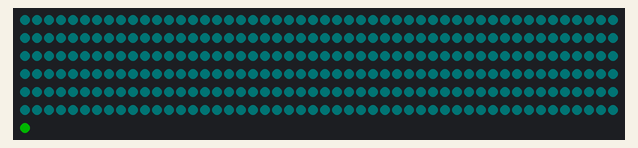
Bench run of a sketch on a simulated ATtiny85, built with avr-gcc and run on an emulated ATtiny85. Shown: 301 RGB LEDs in strip order, left to right, continuing on the next row. Dim RGB values are drawn brighter than linear; random numbers use the default seed unless the sketch sets one.

Above: at 0.2 s.
At 17.76 s:
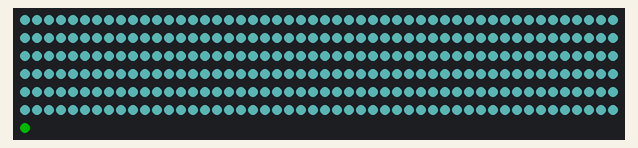
At 24.17 s:
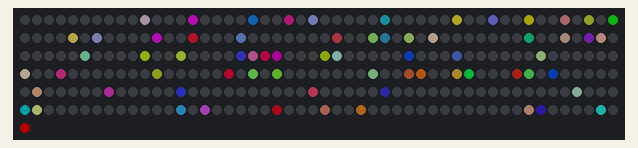
At 28.4 s:
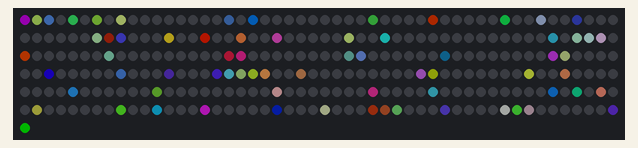
At 33.43 s:
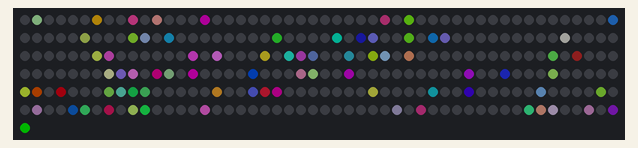
At 39.17 s:
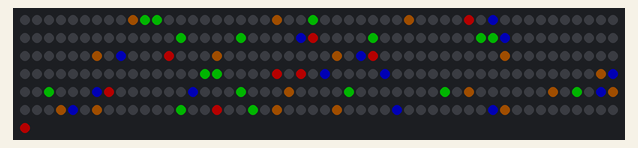

The sketch:

ChristmasStrandLED.ino
```cpp
#include <Adafruit_NeoPixel.h>

// The 16.4 foot LED string has 300 lights + our ATtiny85 is connected to the end
// acting like an additional WS2812, which makes the total 301.
// Pin 6 is connected to the LED string.
// The LED strip is GRB and runs at 800KHz (as does my code for the ATtiny85).
Adafruit_NeoPixel strip(301, 6, NEO_GRB + NEO_KHZ800);

// Settings for common colors
const uint32_t redColor = strip.Color(255, 0, 0);
const uint32_t greenColor = strip.Color(0, 255, 0);
const uint32_t blueColor = strip.Color(0, 0, 255);
const uint32_t orangeColor = strip.Color(127, 63, 0);
const uint32_t whiteColor = strip.Color(255, 255, 255);
const uint32_t offColor = strip.Color(0, 0, 0);

// This a the color palette to use.
uint32_t colors[4];

// Set colors to Red, Green, Blue and Orange.
void setPaletteRGBO()
{
  colors[0] = orangeColor;
  colors[1] = redColor;
  colors[2] = greenColor;
  colors[3] = blueColor;
}

void setup() {
  strip.begin();
  strip.show();

  // NeoPixel brightness must be set to 63, so that lower 6 bits are on when
  // set the pixel to a 255 value.
  strip.setBrightness(63);

  setPaletteRGBO();
}

void loop() {
  // Breath a whitish pink (star on)
  effect2();

  // Blink start with fast easter color random (faster when lit)
  effect4();

  // Shimmering star, color palette of red,green,blue,orange.
  effect5();

  // Rising Red, Blue, Green (start off when at top).
  effect6();

  // Blink start with fast RGB color random (faster when lit)
  effect7();

  // Fast blinking (Red, green, blue & orange) + star flicker.
  effect8ForeverLoop();
}

// Breath a whitish pink (star on)
void effect2()
{
  for (int i = 0; i < 2; i++) {
    rampAllLights();
  }
}

// Blink start with fast easter color random (faster when lit)
void effect4()
{
  int lightIndex = 0;
  starOn();

  for (int i = 0; i < 3; i++)
  {
    for (int lightIndex = 0; lightIndex <= 30; lightIndex++) {
      if (lightIndex >= 30) {
        starOn();
      }
      else if (lightIndex > 20) {
        starOff();
        strip.show();
        // Make the effect so the colors change slower when
        // star is not on.
        delay(50);
      }

      colorRand();
    }
  }
}

// Shimmering star, color palette of red,green,blue,orange.
void effect5()
{
  for (int i = 0; i < 8; i++)
  {
    colorRandPalette();
    for (int i = 0; i < 3; i++) {
      twinkle();
    }
  }
}

// Rising Red, Blue, Green (start off when at top).
void effect6()
{
  for (int i = 0; i < 3; i++)
  {
    const int segmentLength = 2;
    const int waitTime = 3;
    const int delayMs = 100;

    for (int i = 0; i < sizeof(colors)/sizeof(colors[0]); i++) {
      fillColor(colors[i], segmentLength, waitTime);
      delay(delayMs);
    }
  }
}

// Blink start with fast RGB color random (faster when lit)
void effect7()
{
  int lightIndex = 0;
  for (int i = 0; i < 3; i++)
  {
    for (int lightIndex = 0; lightIndex <= 30; lightIndex++) {
      if (lightIndex >= 30) {
        starOn();
      }
      else if (lightIndex > 20) {
        starOff();
        strip.show();
        // Make the effect so the colors change slower when
        // star is not on.
        delay(50);
      }

      colorRandPalette();
    }
  }
}

// Fast blinking (Red, green, blue & orange) + star flicker.
void effect8ForeverLoop()
{
  while (true)
  {
    if (random(100) < 80) {
      starOn();
    } else {
      starOff();
    }

    colorRandPalette();
  }
}

// Turn on the star connected to the end of the LED strip.
void starOn()
{
  strip.setPixelColor(strip.numPixels()-1, strip.Color(255,0,0));
}

// Turn off the star connected to the end of the LED strip.
void starOff()
{
  strip.setPixelColor(strip.numPixels()-1, strip.Color(0,255,0));
}

int c=10;
int cDir=1;
int cMax=25;
int cMin=10;
void twinkle()
{
  c+=cDir;
  if (c>cMax) {cDir=-1;} else if (c<=cMin) {cDir=1;}
  for (int i=0; i<5; i++) {
    starOn();
    strip.show();
    delay(c);
    starOff();
    strip.show();
    delay(c*2);
  }
}

void colorRandPalette() {
  for(int i=0; i<strip.numPixels()-1; i++) {
    int rnd = random(100);
    if (rnd<20) {
      int c = random(sizeof(colors)/sizeof(colors[0]));
      strip.setPixelColor(i, colors[c]);
    } else {
      strip.setPixelColor(i, 0);
    }

    if (i==0 || i==200) {
      strip.show();
      starOn();
    }
  }

  strip.show();
}

void colorRand() {
  for(int i=0; i<strip.numPixels()-1; i++) {
    int rnd = random(100);
    if (rnd<25) {
      strip.setPixelColor(i, strip.Color(random(255),random(255),random(255)));
    } else {
      strip.setPixelColor(i, offColor);
    }
  }

  strip.show();
}

void rampAllLights() {
  const uint8_t wait = 5;

  for(int j=0; j<= 255; j+=2) {
    strip.fill(strip.Color(j/2, j, j));

    if (j%4 > 2) {
      starOn();
    }
    else {
      starOff();
    }

    strip.show();
    delay(wait);
  }

  for(int j=255; j>=0; j-=2) {
    strip.fill(strip.Color(j/2, j, j));
    if (j%4>1) {
      starOn();
    }
    else {
      starOff();
    }
    strip.show();
    delay(wait);
  }
}

void fillColor(uint32_t color, int refreshLength, int refreshWaitTime) {
  for(int i=0; i<strip.numPixels(); i++) { // For each pixel in strip...
    strip.setPixelColor(i, color);
    if (i%refreshLength == 0) {
      strip.show();
      delay(refreshWaitTime);
    }
  }

  strip.show();
}
```
